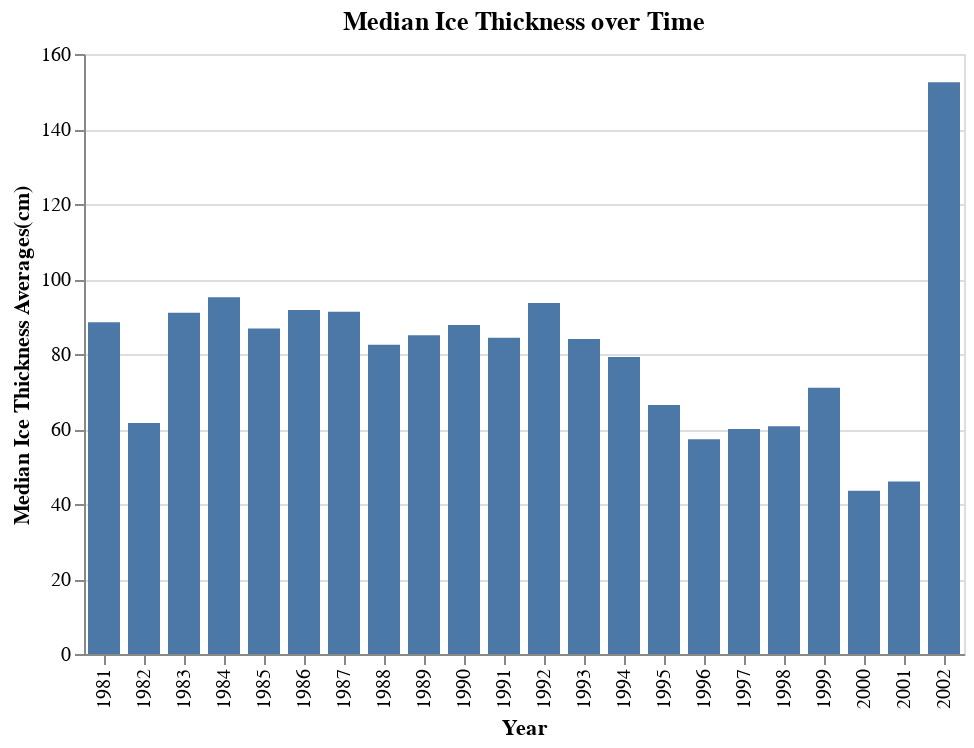

Notebook code cell kept with this figure:
### Markdown cell above
### Median thickness over time by year

The below figure shows the median ice thicknesses of the monthly station averages for 1981 to 2002. Excluding the year 2002, there looks to be a downward trend from the earlier years where the median thickness is around 90 centimeters to the later years where it hovers around 60-70 centimeters. Our analysis aims to validate this trend and determine if the downward trend is statistically significant.

### Code cell
mean_thickness_year = (alt.Chart(df).mark_bar(size=16).encode(
        y = alt.Y("median(mean_ice_thickness)", title="Median Ice Thickness Averages(cm)"),
        x = alt.X("year:O", title="Year"))
    .properties(background='white', 
                title='Median Ice Thickness over Time'))
mean_thickness_year

### Figure 1 — Vega-Lite specification as saved in the notebook (floating-point values rounded to 4 significant figures; data arrays with more than 128 entries replaced by an {"elided": "..."} marker saying what was removed)
{"config": {"view": {"continuousWidth": 400, "continuousHeight": 300}}, "data": {"name": "data-12923dac5be5771608ca3ed6fde1db72"}, "mark": {"type": "bar", "size": 16}, "background": "white", "encoding": {"x": {"type": "ordinal", "field": "year", "title": "Year"}, "y": {"type": "quantitative", "aggregate": "median", "field": "mean_ice_thickness", "title": "Median Ice Thickness Averages(cm)"}}, "title": "Median Ice Thickness over Time", "$schema": "https://vega.github.io/schema/vega-lite/v4.8.1.json", "datasets": {"data-12923dac5be5771608ca3ed6fde1db72": {"elided": "4465 records"}}}
